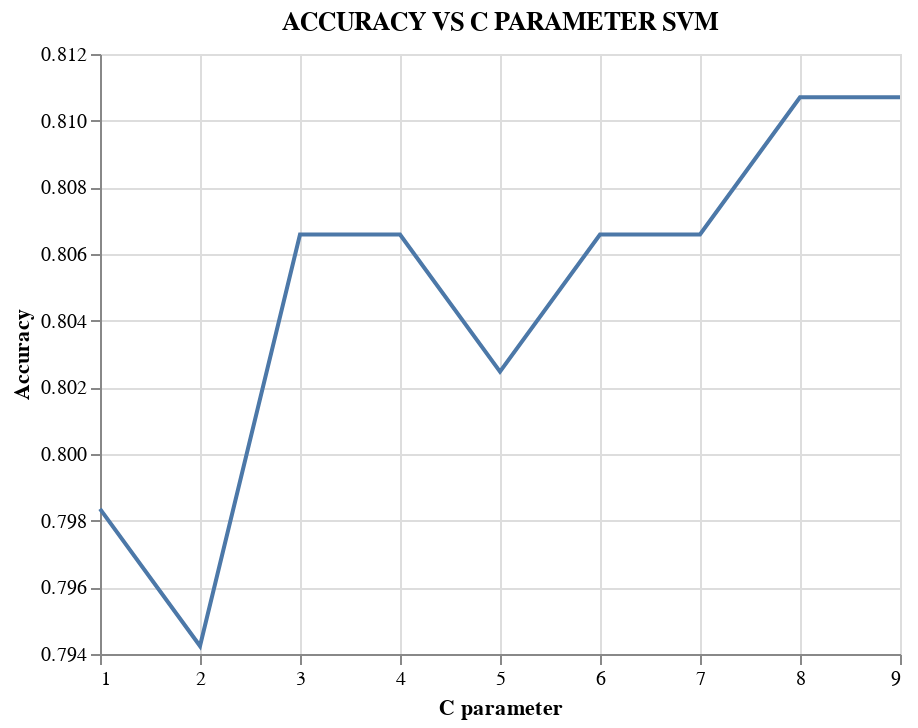

Here is the notebook cell this chart was saved with:
### Code cell
alt.Chart(svm_class).mark_line().encode(
    alt.X("C parameter", scale= alt.Scale(zero=False)),
    alt.Y("Accuracy", scale= alt.Scale(zero=False))
).properties(
    title="ACCURACY VS C PARAMETER SVM"
)

### Figure 1 — Vega-Lite specification as saved in the notebook (floating-point values rounded to 4 significant figures)
{"config": {"view": {"continuousWidth": 400, "continuousHeight": 300}}, "data": {"name": "data-78ded8cccac1dbc293efe385eca8507c"}, "mark": "line", "encoding": {"x": {"field": "C parameter", "scale": {"zero": false}, "type": "quantitative"}, "y": {"field": "Accuracy", "scale": {"zero": false}, "type": "quantitative"}}, "title": "ACCURACY VS C PARAMETER SVM", "$schema": "https://vega.github.io/schema/vega-lite/v4.17.0.json", "datasets": {"data-78ded8cccac1dbc293efe385eca8507c": [{"C parameter": 1, "Accuracy": 0.7984}, {"C parameter": 2, "Accuracy": 0.7942}, {"C parameter": 3, "Accuracy": 0.8066}, {"C parameter": 4, "Accuracy": 0.8066}, {"C parameter": 5, "Accuracy": 0.8025}, {"C parameter": 6, "Accuracy": 0.8066}, {"C parameter": 7, "Accuracy": 0.8066}, {"C parameter": 8, "Accuracy": 0.8107}, {"C parameter": 9, "Accuracy": 0.8107}]}}
